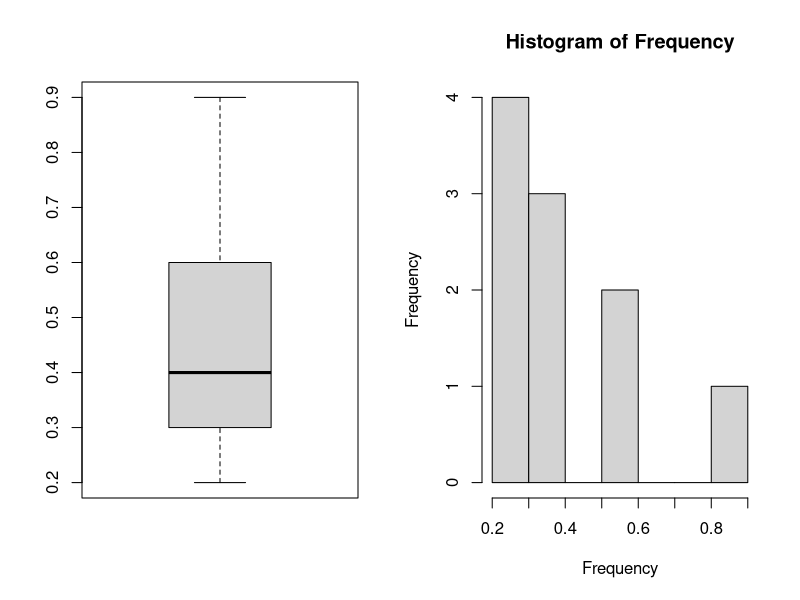
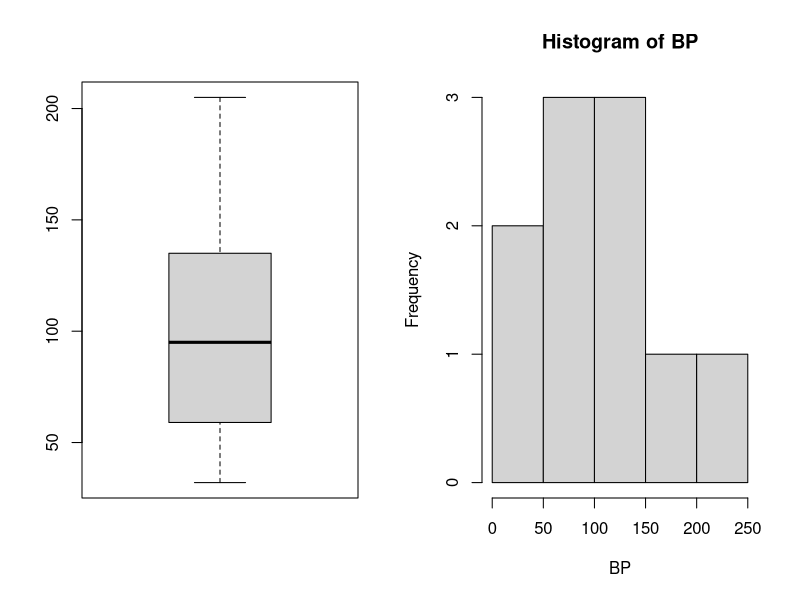

Reproduce these figures in R, in order.
## ---- chunk 1

Frequency <- c(0.6,0.3,0.4,0.4,0.2,0.6,0.3,0.4,0.9,0.2)
BP <- c(103,87,32,42,59,109,78,205,135,176)
First <- c(1,1,1,1,0,0,0,0,NA,1)
Second <- c(0,0,1,1,0,0,1,1,1,1)
FinalDecision <- c(0,1,0,1,0,1,0,1,1,1)

## ---- chunk 2

par(mfrow=c(1,2))
boxplot(Frequency)
hist(Frequency)

## ---- chunk 3

par(mfrow=c(1,2))
boxplot(BP)
hist(BP)

## ---- chunk 4

#Compares each assessment with the final decision and saves the results in objects

Fir <- First == FinalDecision
Sec <- Second == FinalDecision

Fir
Sec

## ---- chunk 5

#Calculates the accuracy of the first assessment by counting all the times the first doctor was right while excluding the time no assessment was given and dividing by the total number of patients while exculding the one where no assessment was given

first_accuracy <- length(Fir[Fir==TRUE & !is.na(Fir)])/length(Fir[!is.na(Fir)])
first_accuracy

## ---- chunk 6

#Calculates the accuracy of the second assessment by counting all the times the second doctor was right and dividing by the total number of patients 

Second_accuracy <- length(Sec[Sec==TRUE])/length(Sec)
Second_accuracy

#According to my analysis, the second doctor was more accurate. The first doctor was right only 5 times while the second was right 6 times. Excluding the patient where no assessment was given, about 56% of the first doctor's ratings were accurate. 60% of the second doctor's ratings were accurate.

